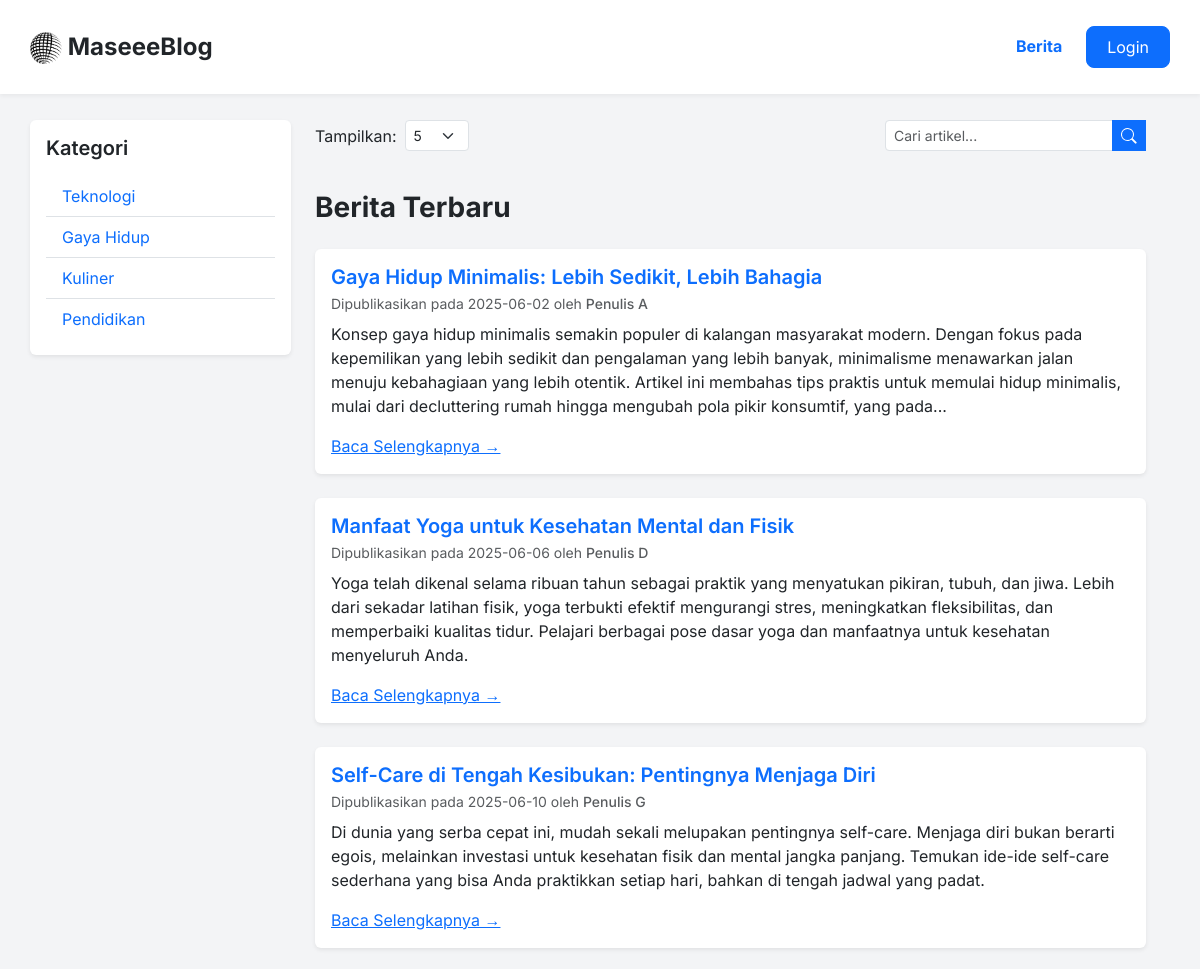
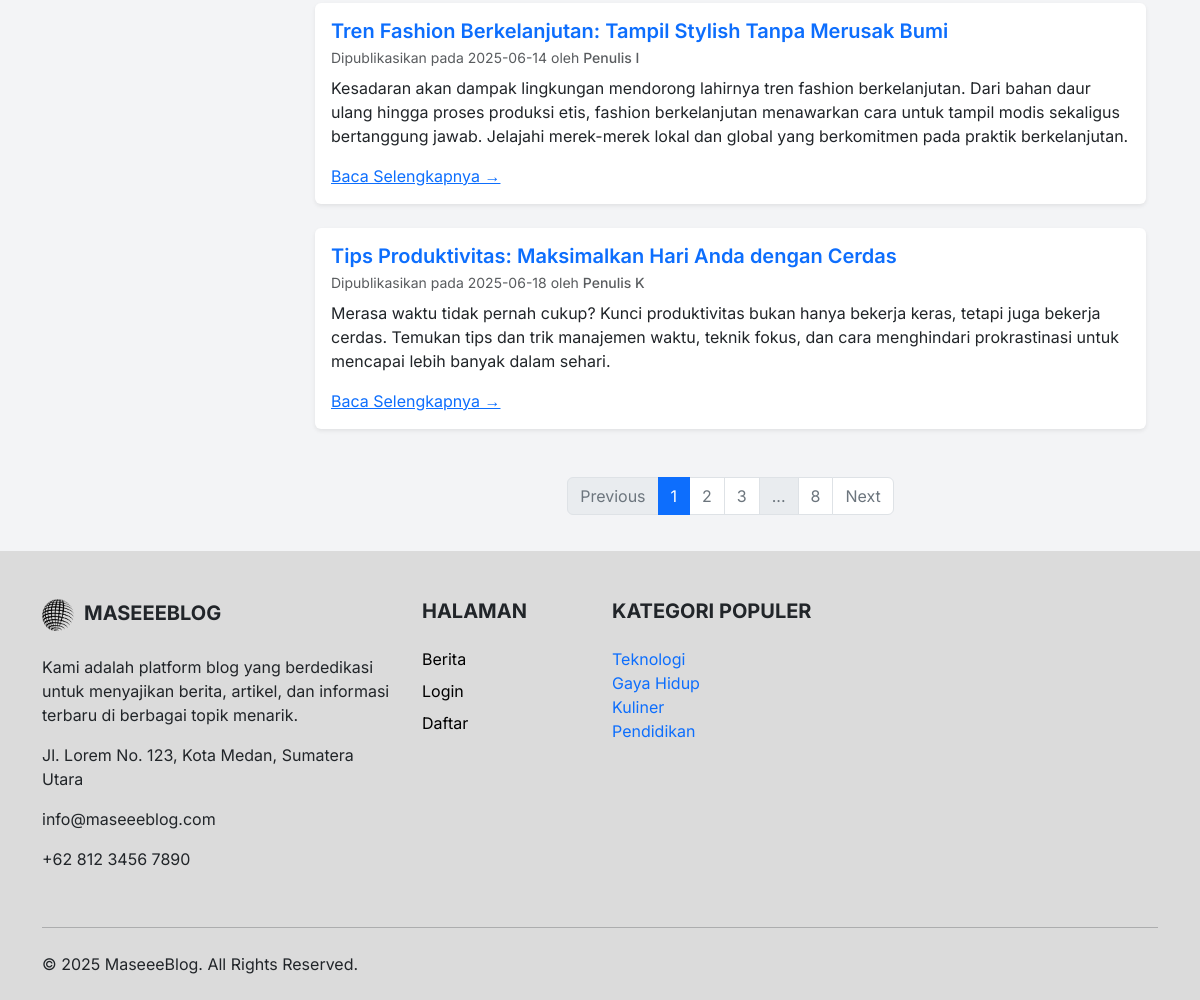
Page /?page=blog&kategori=2&data_per_halaman=5 on the committed database (2 pictures, top to bottom).
### tables this page shows
CREATE TABLE `kategori` (
  `idkategori` int(11) NOT NULL,
  `namakategori` varchar(255) NOT NULL
);

CREATE TABLE `blog` (
  `idblog` int(11) NOT NULL,
  `penulis` varchar(100) NOT NULL,
  `tanggalbuat` date NOT NULL,
  `judul` varchar(255) NOT NULL,
  `isi` mediumtext NOT NULL,
  `idkategori` int(11) NOT NULL
);

### file/blog.php (the view, shortened to what this page needs)
<?php
global $conn;
global $data_per_halaman;
if (isset($_POST['data_per_halaman'])) {
    $data_per_halaman = (int) $_POST['data_per_halaman'];
} elseif (isset($_GET['data_per_halaman'])) {
    $data_per_halaman = (int) $_GET['data_per_halaman'];
} else {
    $data_per_halaman = 5;
}
$data_per_halaman = max(1, $data_per_halaman);
$cari = '';
$C = '';
if (isset($_GET['kategori'])) {
    $C = $_GET['kategori'];
} elseif (isset($_POST['kategori'])) {
    $C = $_POST['kategori'];
}
$where_clauses = [];
if (!empty($C)) {
    $where_clauses[] = "idkategori LIKE '%$C%'";
}
$where_sql = '';
if (!empty($where_clauses)) {
    $where_sql = " WHERE " . implode(" AND ", $where_clauses);
}
$query_total = mysqli_query($conn, "SELECT COUNT(*) AS total FROM blog" . $where_sql);
$row_total = mysqli_fetch_assoc($query_total);
$total_data = $row_total['total'];
$total_halaman = ceil($total_data / $data_per_halaman);
$halaman_saat_ini = isset($_GET['halaman']) ? (int) $_GET['halaman'] : 1;
$halaman_saat_ini = max(1, min($halaman_saat_ini, $total_halaman));
$offset = ($halaman_saat_ini - 1) * $data_per_halaman;
$query_blog = mysqli_query($conn, "SELECT * FROM blog" . $where_sql . " ORDER BY idblog ASC LIMIT $data_per_halaman OFFSET $offset");
$query_kategori = mysqli_query($conn, "SELECT idkategori, namakategori FROM kategori");
function limit_words($text, $limit, $ellipsis = '...')
{
    $words = preg_split('/\s+/', $text, -1, PREG_SPLIT_NO_EMPTY);
    if (count($words) <= $limit) {
        return $text;
    }
    $limited_words = array_slice($words, 0, $limit);
    return implode(' ', $limited_words) . $ellipsis;
}
?>
<!DOCTYPE html>
<html lang="id">
<head>
</head>
<body>
    <div class="container main-content">
        <div class="row w-100">
            <aside class="col-md-3 mb-4">
                <div class="card shadow-sm border-0">
                    <div class="card-body">
                        <h3 class="card-title fs-5 fw-semibold text-gray-800 mb-3">Kategori</h3>
                        <ul class="list-group list-group-flush">
                            <?php
                            while (
                                $rowkategori = mysqli_fetch_assoc($query_kategori)
                            ) {
                                ?>
                                <li class="list-group-item"><a href="?page=blog&kategori=<?php echo $rowkategori['idkategori'];
                                    if (!empty($cari)) { echo '&cari=' . urlencode(htmlspecialchars($cari)); }
                                    echo '&data_per_halaman=' . $data_per_halaman;
                                    ?>"
                                        class="text-decoration-none text-gray-700 d-block"><?php echo $rowkategori['namakategori'] ?></a>
                                </li>
                            <?php } ?>
                        </ul>
                    </div>
                </div>
            </aside>
            <main class="col-md-9">
                <div class="d-flex justify-content-between align-items-start mb-4 flex-wrap gap-3">
                    <div class="d-flex align-items-center">
                        <label for="itemsPerPage" class="form-label text-gray-700 mb-0 me-2">Tampilkan:</label>
                        <form action="" method="post" class="d-flex align-items-center mb-0">
                            <select id="itemsPerPage" class="form-select form-select-sm" name="data_per_halaman"
                                onchange="this.form.submit()">
                                <option value="5" <?php if ($data_per_halaman == 5)
                                    echo 'selected'; ?>>5</option>
                            </select>
                        </form>
                    </div>
                    <div class="ms-auto">
                        <form action="" method="post" class="input-group w-auto">
                            <input type="text" class="form-control form-control-sm" placeholder="Cari artikel..."
                                name="cari"
                                value="<?php echo htmlspecialchars($cari); ?>">
                            <button class="btn btn-search btn-sm" type="submit">
                                <svg xmlns="http://www.w3.org/2000/svg" width="16" height="16" fill="currentColor"
                                    class="bi bi-search" viewBox="0 0 16 16">
                                    <path
                                        d="M11.742 10.344a6.5 6.5 0 1 0-1.397 1.398h-.001q.044.06.088.125l3.493 3.493a1 1 0 0 0 1.414-1.414l-3.493-3.493a.75.75 0 0 0-.125-.088zM12 6.5a5.5 5.5 0 1 1-11 0 5.5 5.5 0 0 1 11 0" />
                                </svg>
                            </button>
                        </form>
                    </div>
                </div>
                <h1 class="h3 fw-bold text-gray-800 mb-4">Berita Terbaru</h1>
                <?php
                if (mysqli_num_rows($query_blog) > 0) {
                    while ($rowblog = mysqli_fetch_assoc($query_blog)) {
                        $isi_artikel_penuh = $rowblog['isi'];
                        $jumlah_kata_pratinjau = 50;
                        $pra_isi = limit_words($isi_artikel_penuh, $jumlah_kata_pratinjau);
                        ?>
                        <article class="card shadow-sm mb-4 border-0">
                            <div class="card-body">
                                <h2 class="card-title h5 fw-semibold mb-2"><a href="index.php?page=isiblog&id=<?php echo htmlspecialchars($rowblog['idblog']); ?>"
                                        class="text-decoration-none"><?php echo htmlspecialchars($rowblog['judul']); ?></a></h2>
                                <p class="card-subtitle text-muted mb-2"><small>Dipublikasikan pada
                                        <?php echo htmlspecialchars($rowblog['tanggalbuat']); ?> oleh <span
                                            class="fw-medium"><?php echo htmlspecialchars($rowblog['penulis']); ?></span></small></p>
                                <p class="card-text text-gray-700"><?php echo htmlspecialchars($pra_isi); ?></p> <a href="index.php?page=isiblog&id=<?php echo htmlspecialchars($rowblog['idblog']); ?>" class="read-more">Baca Selengkapnya &rarr;</a>
                            </div>
                        </article>
                        <?php
                    }
                }
                ?>
                <nav aria-label="Page navigation example" class="d-flex justify-content-center mt-5">
                    <ul class="pagination">
                        <?php
                        $base_url = 'index.php?page=blog';
                        if (!empty($C)) {
                            $base_url .= '&kategori=' . htmlspecialchars($C);
                        }
                        $base_url .= '&data_per_halaman=' . $data_per_halaman;
                        if ($halaman_saat_ini > 1) {
                            echo '<li class="page-item">';
                            echo '<a class="page-link" href="' . $base_url . '&halaman=' . ($halaman_saat_ini - 1) . '" aria-label="Previous">';
                            echo '<span aria-hidden="true">Previous</span>';
                            echo '</a>';
                            echo '</li>';
                        } else {
                            echo '<li class="page-item disabled">';
                            echo '<span class="page-link" aria-disabled="true">Previous</span>';
                            echo '</li>';
                        }
                        $start_page = max(1, $halaman_saat_ini - 2);
                        $end_page = min($total_halaman, $halaman_saat_ini + 2);
                        for ($i = $start_page; $i <= $end_page; $i++) {
                            $active_class = ($i == $halaman_saat_ini) ? 'active' : '';
                            $current_aria = ($i == $halaman_saat_ini) ? 'aria-current="page"' : '';
                            echo '<li class="page-item ' . $active_class . '">';
                            echo '<a class="page-link" href="' . $base_url . '&halaman=' . $i . '" ' . $current_aria . '>' . $i . '</a>';
                            echo '</li>';
                        }
                        if ($end_page < $total_halaman) {
                             if ($end_page < $total_halaman - 1) {
                                echo '<li class="page-item disabled"><span class="page-link">...</span></li>';
                            }
                            echo '<li class="page-item"><a class="page-link" href="' . $base_url . '&halaman=' . $total_halaman . '">' . $total_halaman . '</a></li>';
                        }
                        if ($halaman_saat_ini < $total_halaman) {
                            echo '<li class="page-item">';
                            echo '<a class="page-link" href="' . $base_url . '&halaman=' . ($halaman_saat_ini + 1) . '" aria-label="Next">';
                            echo '<span aria-hidden="true">Next</span>';
                            echo '</a>';
                            echo '</li>';
                        } else {
                            echo '<li class="page-item disabled">';
                            echo '<span class="page-link" aria-disabled="true">Next</span>';
                            echo '</li>';
                        }
                        ?>
                    </ul>
                </nav>
            </main>
        </div>
    </div>
</body>
</html>

### include/template/footer.php (shortened to what this page needs)
<?php
global $query_kategori;
global $cari;
mysqli_data_seek($query_kategori, 0);
$query_footer = $query_kategori;
?>
<footer class="pt-5 pb-4" style="background-color:#dbdbdb">
    <div class="container">
        <div class="row">
            <div class="col-lg-4 col-md-6 mb-4">
                <h5 class="text-uppercase fw-bold mb-4"><img src="./include/img/logo.png" alt=""
                        style="width:32px;height:32px;margin-right:10px">MaseeeBlog</h5>
                <p>
                    Kami adalah platform blog yang berdedikasi untuk menyajikan berita, artikel, dan informasi
                    terbaru di berbagai topik menarik.
                </p>
                <p>Jl. Lorem No. 123, Kota Medan, Sumatera Utara</p>
                <p>info@maseeeblog.com</p>
                <p>+62 812 3456 7890</p>
            </div>
            <div class="col-lg-2 col-md-6 mb-4">
                <h5 class="text-uppercase fw-bold mb-4">Halaman</h5>
                <ul class="list-unstyled">
                    <li><a href="index.php?page=blog" class="text-black text-decoration-none mb-2 d-block">Berita</a>
                    </li>
                    <?php if (isset($_SESSION['username'])): ?>
                        <li><a href="index.php?page=admin" class="text-black text-decoration-none mb-2 d-block">Admin
                                Page</a></li>
                    <?php else: ?>
                        <li><a href="index.php?page=login" class="text-black text-decoration-none mb-2 d-block">Login</a>
                        </li>
                        <li><a href="index.php?page=register"
                                class="text-black text-decoration-none mb-2 d-block">Daftar</a></li>
                    <?php endif; ?>
                </ul>
            </div>
            <div class="col-lg-3 col-md-6 mb-4">
                <h5 class="text-uppercase fw-bold mb-4">Kategori Populer</h5>
                <ul class="list-unstyled">
                        <?php
                        if ($query_footer instanceof mysqli_result && mysqli_num_rows($query_footer) > 0) {
                            while (
                                $rowkategori = mysqli_fetch_assoc($query_footer)
                            ) {
                                ?>
                                <li class="list-group-item"><a href="?page=blog&kategori=<?php echo htmlspecialchars($rowkategori['idkategori']);
                                if (!empty($cari)) {
                                    echo '&cari=' . urlencode(htmlspecialchars($cari));
                                }
                                ?>"
                                        class="text-decoration-none text-gray-700 d-block"><?php echo htmlspecialchars($rowkategori['namakategori']) ?></a>
                                </li>
                            <?php }
                        } else {
                            echo '<li class="list-group-item text-muted">Tidak ada kategori.</li>';
                        } ?>
                </ul>
            </div>
        </div>
        <hr class="mb-4">
        <div class="row align-items-center">
            <div class="col-md-7 col-lg-8 text-center text-md-start">
                <p class="mb-0">&copy; 2025 MaseeeBlog. All Rights Reserved.</p>
            </div>
        </div>
    </div>
</footer>

### file/blog.php (style rules this page uses)
body { padding-top: 100px; font-family: 'Inter', sans-serif; min-height: 100vh; display: flex; flex-direction: column; background-color: #f3f4f6; }
.main-content { flex-grow: 1; padding: 20px 0; }
.btn-search { background-color: #0d6efd; border-color: #0d6efd; color: white; }
.pagination .page-item.active .page-link { background-color: #0d6efd; border-color: #0d6efd; color: white; }
.pagination .page-item .page-link { color: #6c757d; }

### rows in the picture
kategori: namakategori "Teknologi"
kategori: namakategori "Gaya Hidup"
kategori: namakategori "Kuliner"
kategori: namakategori "Pendidikan"
blog: judul "Gaya Hidup Minimalis: Lebih Sedikit, Lebih Bahagia", tanggalbuat "2025-06-02", penulis "Penulis A", isi "Konsep gaya hidup minimalis semakin populer di kalangan masyarakat modern. Dengan fokus pada kepemilikan yang lebih sedikit dan pengalaman yang lebih banyak, minimalisme menawarkan jalan menuju kebahagiaan yang lebih otentik. Artikel ini membahas tips praktis untuk memulai hidup minimalis, mulai dari decluttering rumah hingga mengubah pola pikir konsumtif, yang pada..."
blog: judul "Manfaat Yoga untuk Kesehatan Mental dan Fisik", tanggalbuat "2025-06-06", penulis "Penulis D", isi "Yoga telah dikenal selama ribuan tahun sebagai praktik yang menyatukan pikiran, tubuh, dan jiwa. Lebih dari sekadar latihan fisik, yoga terbukti efektif mengurangi stres, meningkatkan fleksibilitas, dan memperbaiki kualitas tidur. Pelajari berbagai pose dasar yoga dan manfaatnya untuk kesehatan menyeluruh Anda."
blog: judul "Self-Care di Tengah Kesibukan: Pentingnya Menjaga Diri", tanggalbuat "2025-06-10", penulis "Penulis G", isi "Di dunia yang serba cepat ini, mudah sekali melupakan pentingnya self-care. Menjaga diri bukan berarti egois, melainkan investasi untuk kesehatan fisik dan mental jangka panjang. Temukan ide-ide self-care sederhana yang bisa Anda praktikkan setiap hari, bahkan di tengah jadwal yang padat."
blog: judul "Tren Fashion Berkelanjutan: Tampil Stylish Tanpa Merusak Bumi", tanggalbuat "2025-06-14", penulis "Penulis I", isi "Kesadaran akan dampak lingkungan mendorong lahirnya tren fashion berkelanjutan. Dari bahan daur ulang hingga proses produksi etis, fashion berkelanjutan menawarkan cara untuk tampil modis sekaligus bertanggung jawab. Jelajahi merek-merek lokal dan global yang berkomitmen pada praktik berkelanjutan."
blog: judul "Tips Produktivitas: Maksimalkan Hari Anda dengan Cerdas", tanggalbuat "2025-06-18", penulis "Penulis K", isi "Merasa waktu tidak pernah cukup? Kunci produktivitas bukan hanya bekerja keras, tetapi juga bekerja cerdas. Temukan tips dan trik manajemen waktu, teknik fokus, dan cara menghindari prokrastinasi untuk mencapai lebih banyak dalam sehari."

### other values in the picture
$total_halaman "8"
